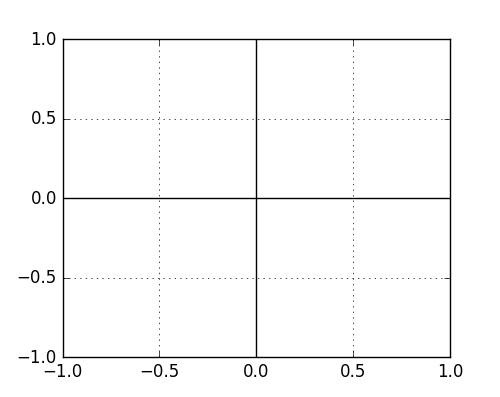
#> input picture clear.png, 500 x 397 px
$ python Miniature.py
#> lines starting #> are read from the running program, lines starting #| are printed output that depends on the picture
#> the answer given: clear.png
#> the answer given: 100
#> the answer given: 100
#> the answer given: clear.png
#Zad.2
#funkcja pobiera wartosc w postaci nazwy pliku podane w postaci: "lokalizaacja pliku/nazwapliku.rozszerzenie"
#rozmiary miniatury oraz nazwe pliku wyjsciowego w postaci: "lokalizaacja pliku/nazwapliku.rozszerzenie"
def miniature(name,height,width,newname):
#> called with name = 'clear.png', height = 100, width = 100, newname = 'clear.png'
    import PIL
    from PIL import Image
    im=Image.open(name)
#> im is the input picture: PIL image 500x397 RGBA; mean R, G, B, A 249.7, 249.7, 249.7, 255
    im.thumbnail((width,height))
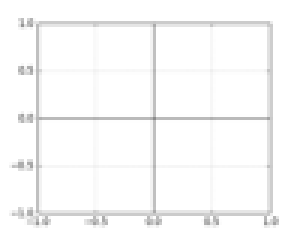
#> im: PIL image 100x79 RGBA (shown 3 times larger); mean R, G, B, A 249.3, 249.3, 249.3, 255
    im.save(newname,"JPEG")

oname=input('podaj nazwe pliku: ') #nazwa naszego pliku-najlepiej podac cala sciezke
owidth=int(input('podaj szerokość miniatury: '))
oheight=int(input('podaj wysokosc miniatury: '))
onewname=input('podaj nazwe miniatury: ') #nasza now nazwa-rowniezz podejamy sciezke
#jezeli chcemy zapisac w konsretnym miejscu. W innym wypadku program zapisze miniature w swoim folderze domyslnym
miniature(oname,oheight,owidth,onewname)
print("miniatura została zapisana")
#wyswietla apisa o pomyslnym utworzeniu miniatury
#przykladowe : D://piesel.jpg, 120,90,D://malypiesel.jpg
#moduł Miniature
